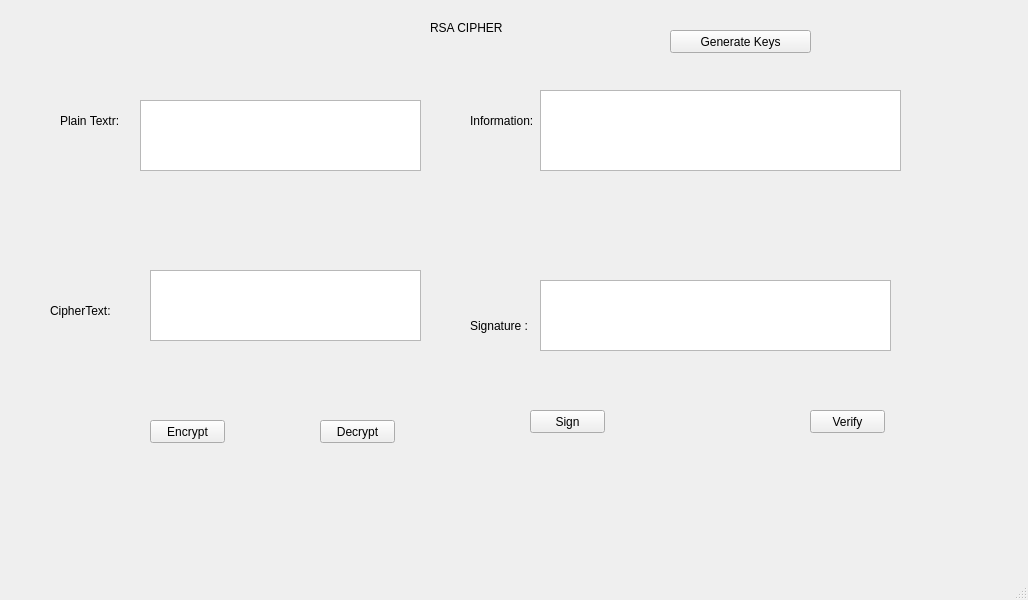
<?xml version="1.0" encoding="UTF-8"?>
<ui version="4.0">
 <class>MainWindow</class>
 <widget class="QMainWindow" name="MainWindow">
  <property name="geometry">
   <rect>
    <x>0</x>
    <y>0</y>
    <width>1028</width>
    <height>600</height>
   </rect>
  </property>
  <property name="windowTitle">
   <string>MainWindow</string>
  </property>
  <widget class="QWidget" name="centralwidget">
   <widget class="QLabel" name="label">
    <property name="geometry">
     <rect>
      <x>430</x>
      <y>20</y>
      <width>121</width>
      <height>16</height>
     </rect>
    </property>
    <property name="text">
     <string>RSA CIPHER</string>
    </property>
   </widget>
   <widget class="QLabel" name="label_2">
    <property name="geometry">
     <rect>
      <x>60</x>
      <y>100</y>
      <width>61</width>
      <height>41</height>
     </rect>
    </property>
    <property name="text">
     <string>Plain Textr:</string>
    </property>
   </widget>
   <widget class="QLabel" name="label_3">
    <property name="geometry">
     <rect>
      <x>50</x>
      <y>290</y>
      <width>71</width>
      <height>41</height>
     </rect>
    </property>
    <property name="text">
     <string>CipherText:</string>
    </property>
   </widget>
   <widget class="QLabel" name="label_4">
    <property name="geometry">
     <rect>
      <x>470</x>
      <y>100</y>
      <width>81</width>
      <height>41</height>
     </rect>
    </property>
    <property name="text">
     <string>Information: </string>
    </property>
   </widget>
   <widget class="QLabel" name="label_5">
    <property name="geometry">
     <rect>
      <x>470</x>
      <y>310</y>
      <width>61</width>
      <height>31</height>
     </rect>
    </property>
    <property name="text">
     <string>Signature :</string>
    </property>
   </widget>
   <widget class="QTextEdit" name="txt_plain_text">
    <property name="geometry">
     <rect>
      <x>140</x>
      <y>100</y>
      <width>281</width>
      <height>71</height>
     </rect>
    </property>
   </widget>
   <widget class="QTextEdit" name="txt_cipher_text">
    <property name="geometry">
     <rect>
      <x>150</x>
      <y>270</y>
      <width>271</width>
      <height>71</height>
     </rect>
    </property>
   </widget>
   <widget class="QTextEdit" name="txt_info">
    <property name="geometry">
     <rect>
      <x>540</x>
      <y>90</y>
      <width>361</width>
      <height>81</height>
     </rect>
    </property>
   </widget>
   <widget class="QTextEdit" name="txt_sign">
    <property name="geometry">
     <rect>
      <x>540</x>
      <y>280</y>
      <width>351</width>
      <height>71</height>
     </rect>
    </property>
   </widget>
   <widget class="QPushButton" name="btn_encrypt">
    <property name="geometry">
     <rect>
      <x>150</x>
      <y>420</y>
      <width>75</width>
      <height>23</height>
     </rect>
    </property>
    <property name="text">
     <string>Encrypt</string>
    </property>
   </widget>
   <widget class="QPushButton" name="btn_decrypt">
    <property name="geometry">
     <rect>
      <x>320</x>
      <y>420</y>
      <width>75</width>
      <height>23</height>
     </rect>
    </property>
    <property name="text">
     <string>Decrypt</string>
    </property>
   </widget>
   <widget class="QPushButton" name="btn_sign">
    <property name="geometry">
     <rect>
      <x>530</x>
      <y>410</y>
      <width>75</width>
      <height>23</height>
     </rect>
    </property>
    <property name="text">
     <string>Sign</string>
    </property>
   </widget>
   <widget class="QPushButton" name="btn_verify">
    <property name="geometry">
     <rect>
      <x>810</x>
      <y>410</y>
      <width>75</width>
      <height>23</height>
     </rect>
    </property>
    <property name="text">
     <string>Verify</string>
    </property>
   </widget>
   <widget class="QPushButton" name="btn_gen_keys">
    <property name="geometry">
     <rect>
      <x>670</x>
      <y>30</y>
      <width>141</width>
      <height>23</height>
     </rect>
    </property>
    <property name="text">
     <string>Generate Keys</string>
    </property>
   </widget>
  </widget>
  <widget class="QMenuBar" name="menubar">
   <property name="geometry">
    <rect>
     <x>0</x>
     <y>0</y>
     <width>1028</width>
     <height>21</height>
    </rect>
   </property>
  </widget>
  <widget class="QStatusBar" name="statusbar"/>
 </widget>
 <resources/>
 <connections/>
</ui>
